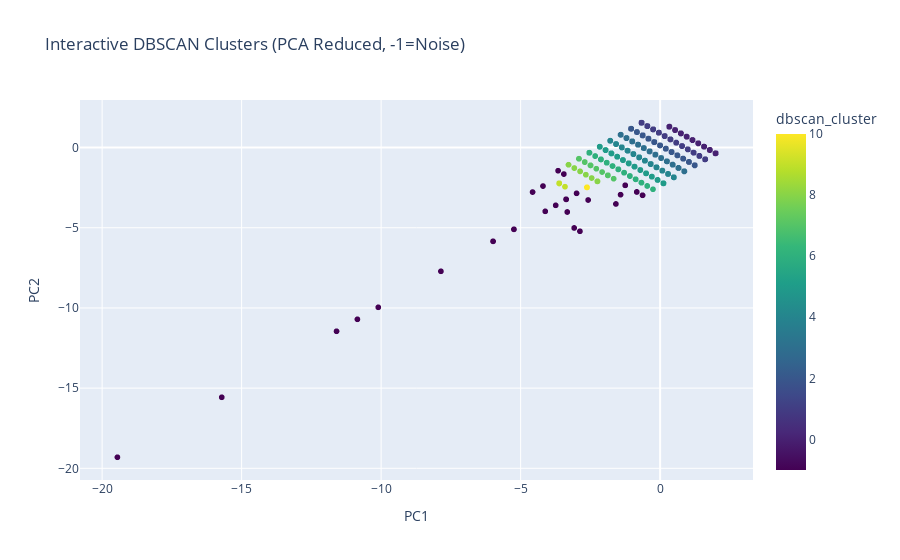

Notebook code cell kept with this figure:
### Code cell
fig_dbscan = px.scatter(df_viz_interactive, x='PC1', y='PC2', 
                        color='dbscan_cluster', 
                        hover_data=['title_sample', 'type'],
                        title='Interactive DBSCAN Clusters (PCA Reduced, -1=Noise)',
                        size_max=8,
                        color_continuous_scale='viridis')
fig_dbscan.show()

print("Interactive plots: Hover over points to see movie/TV titles. Zoom/pan to explore clusters.")

### Figure 1 — Plotly figure (JSON) as saved in the notebook; plotly's stock layout.template omitted (floating-point values rounded to 4 significant figures; data arrays with more than 128 entries replaced by an {"elided": "..."} marker saying what was removed)
{"data": [{"customdata": {"elided": "8807x2 str values"}, "hovertemplate": "PC1=%{x}<br>PC2=%{y}<br>title_sample=%{customdata[0]}<br>type=%{customdata[1]}<br>dbscan_cluster=%{marker.color}<extra></extra>", "legendgroup": "", "marker": {"color": {"elided": "8807 int values"}, "coloraxis": "coloraxis", "symbol": "circle"}, "mode": "markers", "name": "", "showlegend": false, "type": "scattergl", "x": {"elided": "8807 float values"}, "xaxis": "x", "y": {"elided": "8807 float values"}, "yaxis": "y"}], "layout": {"coloraxis": {"colorbar": {"title": {"text": "dbscan_cluster"}}, "colorscale": [[0, "#440154"], [0.1111, "#482878"], [0.2222, "#3e4989"], [0.3333, "#31688e"], [0.4444, "#26828e"], [0.5556, "#1f9e89"], [0.6667, "#35b779"], [0.7778, "#6ece58"], [0.8889, "#b5de2b"], [1, "#fde725"]]}, "legend": {"tracegroupgap": 0}, "title": {"text": "Interactive DBSCAN Clusters (PCA Reduced, -1=Noise)"}, "xaxis": {"anchor": "y", "domain": [0, 1], "title": {"text": "PC1"}}, "yaxis": {"anchor": "x", "domain": [0, 1], "title": {"text": "PC2"}}}}
